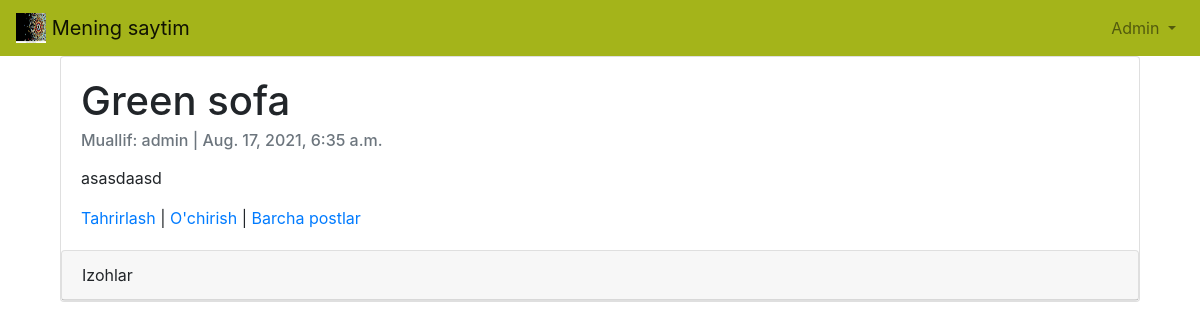
/articles/2/ (signed in), run on the app's committed database.
### users/models.py (models this page shows)
class CustomUser(AbstractUser):
    age = models.PositiveIntegerField(null=True, blank=True)
    adress = models.CharField(max_length=100, null=True, blank=True)

### articles/models.py (models this page shows, shortened)
class Article(models.Model):
    title = models.CharField(max_length=300)
    summary = models.CharField(max_length=300, blank=True)
    body = RichTextField()
    photo = models.ImageField(upload_to='images/', blank=True)
    file = models.FileField(upload_to='files/', blank=True)
    date = models.DateTimeField(auto_now_add=True)
    author = models.ForeignKey(
        get_user_model(),
        on_delete= models.CASCADE,
    )

### articles/views.py (the view)
# urls.py: path('<int:pk>/', Articledetailview.as_view(), name='article_detail'),
class Articledetailview(DetailView):
    model = Article
    template_name = 'article_detail.html'

### templates/article_detail.html (shortened to what this page needs)
{% extends 'base.html' %}
{% block content %}
    <div class="container-fluid">
        <div class="card" >
          <div class="card-body">
              <h1 class="card-title">{{ object.title }}</h1>
              <h6 class="card-subtitle mb-2 text-muted">Muallif: {{ object.author }} | {{ object.date }}</h6>
              <p class="card-text">{{ object.body | safe}}</p>
              <a href="{% url 'article_edit' article.pk %}">Tahrirlash</a> |
              <a href="{% url 'article_delete' article.pk %}">O'chirish</a> |
              <a href="{% url 'article_list' %}">Barcha postlar</a>
          </div>
            <div class="card">
                <div class="card-header">Izohlar</div>
            </div>
        </div>
    </div>
{% endblock content %}

### templates/base.html (shortened to what this page needs)
{% load static %}
<html>
    <head>
            <link rel="stylesheet" href="https://cdn.jsdelivr.net/npm/bootstrap@4.5.3/dist/css/bootstrap.min.css">
    </head>
    <body>
        <nav class="navbar navbar-expand-lg navbar-light" style="background-color: #A4B41A;">
            <a class="navbar-brand" href="{% url 'home' %}">
                <img src="/media/images/images.jpg" width="30" height="30" class="d-inline-block align-top" alt="">
                Mening saytim
            </a>
            <div class="collapse navbar-collapse" id="navbarSupportedContent">
                {% if user.is_authenticated %}
                    <ul class="navbar-nav ml-auto">
                        <li class="nav-item">
                            <a class="nav-link dropdown-toggle" href="#"
                                id="navbarDropdown" role="button" data-toggle="dropdown"
                                aria-haspopup="true" aria-expanded="false">
                                {{ user.username | title }}
                            </a>
                        </li>
                    </ul>
                {% else %}
                    <form class="form-inline ml-auto">
                        <a href="{% url 'login' %}" class="btn btn-outline-light">Kirish</a>
                        <a href="{% url 'signup' %}" class="btn btn-primary ml-2">Ro'yxatdan o'tish</a>
                    </form>
                {% endif %}
            </div>
        </nav>
        <main>
            <div class="container">
                {% block content %}
                {% endblock content %}
            </div>
        </main>
    </body>
</html>

### data on the page
CustomUser: username "Admin"
Article: title "Green sofa", author "admin", date "Aug. 17, 2021, 6:35 a.m.", body "asasdaasd"
